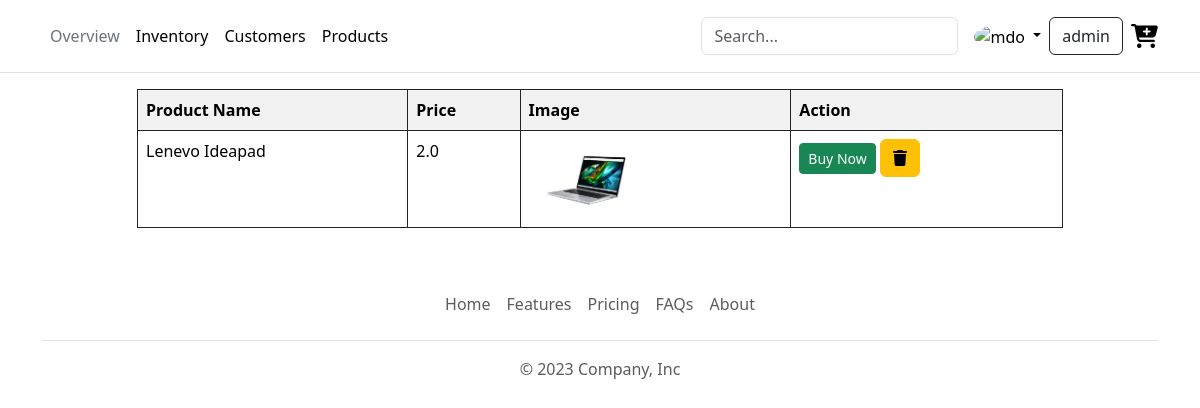
The app's page /cart/ (signed in) with its own data.
### product/models.py (models this page shows, shortened)
class Cart(models.Model):
    product = models.ForeignKey(Product, on_delete=models.CASCADE)
    user = models.ForeignKey(User, on_delete=models.CASCADE)
    created_at = models.DateTimeField(auto_now_add=True, null=True)

class Product(models.Model):
    product_name = models.CharField(max_length=255, null=True)
    product_price = models.FloatField()
    stock = models.IntegerField()
    product_description = models.TextField()
    product_image = models.FileField(upload_to="static/uploads", null=True)
    created_at = models.DateTimeField(auto_now_add=True, null=True)
    category = models.ForeignKey(Category, on_delete=models.CASCADE, null=True)

### userspage/views.py (the view)
# urls.py: path("cart/", show_cart),
@login_required
def show_cart(request):
    user = request.user
    items = Cart.objects.filter(user=user)
    context = {
        "items": items,
    }
    return render(request, "users/cart.html", context)

### userspage/templates/users/cart.html (shortened to what this page needs)
{% extends 'layouts.html' %}
{% load static %}
{% block main_content %}
{% include 'users/header.html' %}
<div class="container">
    <div class="row d-flex justify-content-center">
        <div class="col-md-10">
            {% if items|length == 0 %}
            <h1>No Items in Cart</h1>
            <a href="/" class="btn btn-secondary">
                <h2>Click to shop More</h2>
            </a>
            {% else %}
            <table class="table table-bordered border-dark border-2 table-striped">
                <tr>
                    <th>Product Name</th>
                    <th>Price</th>
                    <th>Image</th>
                    <th>Action</th>
                </tr>
                {% for item in items %}
                <tr>
                    <td>{{item.product.product_name}}</td>
                    <td>{{item.product.product_price}}</td>
                    <td>
                        <img src="/{{item.product.product_image}}" alt="{{item.product.product_name}}"
                            style="height: 80px" />
                    </td>
                    <td>
                        <a href="/postorder/{{item.product.id}}/{{item.id}}" class="btn btn-success btn-sm">Buy Now</a>
                        <a href="/deletecart/{{item.id}}" class="btn btn-warning"
                            onclick="return confirm('Are you sure you want to delete this product?')">
                            <i class="fa-solid fa-trash"></i></a>
                    </td>
                </tr>
                {% endfor %}
            </table>
            {% endif %}
        </div>
    </div>
</div>
{% include 'users/footer.html' %}
{% endblock %}

### userspage/templates/users/header.html (shortened to what this page needs)
{% load static %}
<header class="p-3 mb-3 border-bottom">
    <div class="container">
        <div class="d-flex flex-wrap align-items-center justify-content-center justify-content-lg-start">
            <ul class="nav col-12 col-lg-auto me-lg-auto mb-2 justify-content-center mb-md-0">
                <li><a href="/" class="nav-link px-2 link-secondary">Overview</a></li>
                <li><a href="#" class="nav-link px-2 link-body-emphasis">Inventory</a></li>
                <li><a href="#" class="nav-link px-2 link-body-emphasis">Customers</a></li>
                <li><a href="/productlist" class="nav-link px-2 link-body-emphasis">Products</a></li>
            </ul>
            <form class="col-12 col-lg-auto mb-3 mb-lg-0 me-lg-3" role="search">
                <input type="search" class="form-control" placeholder="Search..." aria-label="Search">
            </form>
            {% if user.is_authenticated %}
            <div class="dropdown text-end">
                <a href="#" class="d-block link-body-emphasis text-decoration-none dropdown-toggle"
                    data-bs-toggle="dropdown" aria-expanded="false">
                    <img src="{% static 'images/aabu.jpg' %}" alt="mdo" width="32" height="32" class="rounded-circle">
                </a>
            </div>
            <a href="#" class="btn btn-outline-dark mx-2">{{user.username}}</a>
            <a href="/cart"><i class="fa-solid fa-cart-plus fa-xl" style="color: #000000;"></i></a>
            {% else %}
            <a href="/login"><button class="btn btn-success">Login</button></a>
            <a href="/register"><button class="btn btn-success mx-3">Register</button></a>
            {% endif %}
        </div>
    </div>
</header>

### records on screen
Cart: product.product_name "Lenevo Ideapad", product.product_price "2.0", product.product_image (picture)

### other values on screen
{{ user.username }} "admin"
